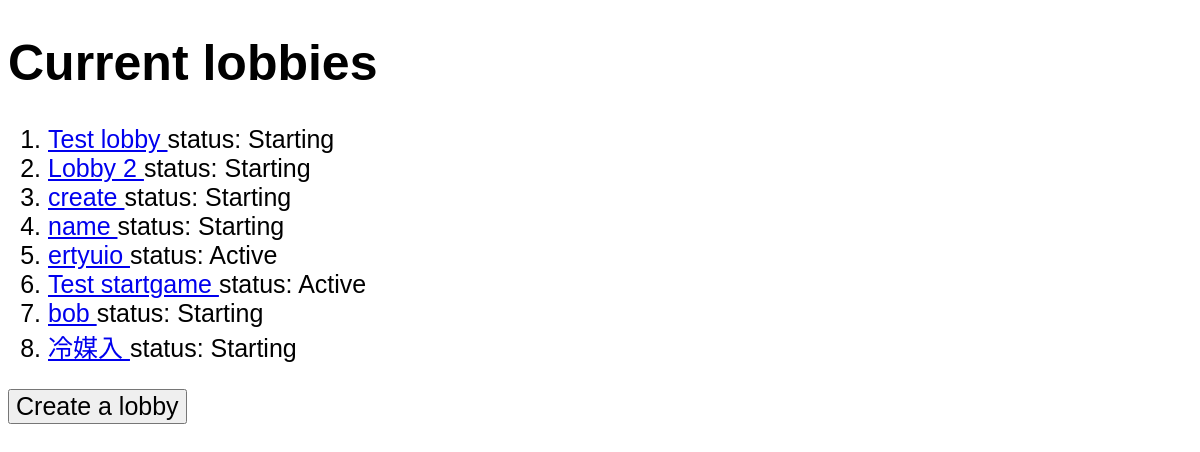
/lobby/, run on an earlier commit of the app's database.
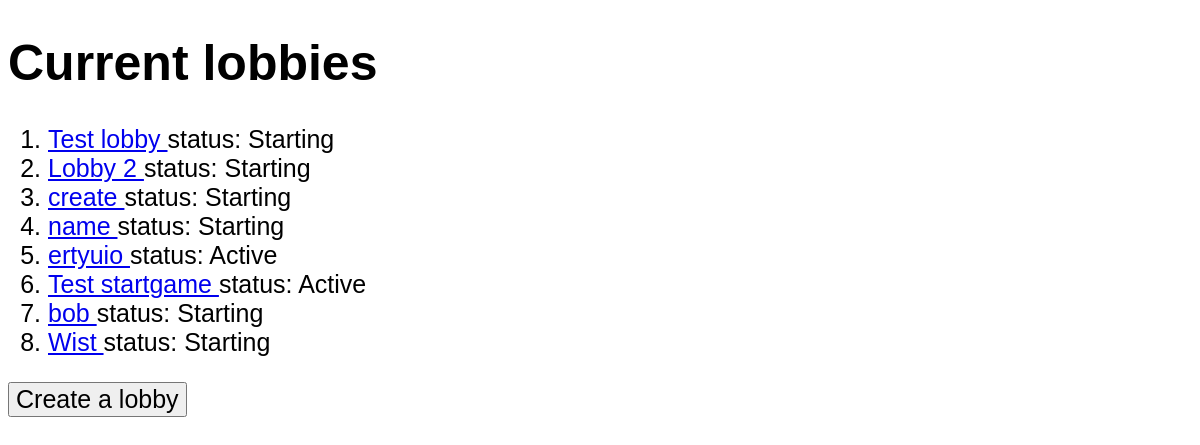
And on a later commit of the database.
### lobby/models.py (models this page shows, shortened)
class Lobby(models.Model):
    name = models.CharField(max_length=255)
    max_players = models.IntegerField(default=0)
    players = models.ManyToManyField(User, default=None, blank=True)
    game_status = models.IntegerField(choices=GAME_STATUS)
    game_admin = models.ForeignKey(User, on_delete=models.CASCADE, related_name='game_admin')

### lobby/views.py (the view)
# urls.py: path('lobby/', MainLobbyView.as_view(), name='mainlobby'),
class MainLobbyView(View):
    def get(self, request):
        lobbies = Lobby.objects.all()
        return render(request, 'lobby/main.html', {'lobbies': lobbies})

### templates/lobby/main.html (shortened to what this page needs)
<!DOCTYPE html>
<html lang="en">
<head>
</head>
<body>
    <h1>Current lobbies</h1>
<ol>
    {% for l in lobbies %}
        <li><a href="/lobby/{{ l.id }}/">{{ l.name }} </a> status: {{ l.get_game_status_display }}</li>
    {% endfor %}
</ol>
    <a class="fonts" href="/lobby/CreateLobby/"><button class="fonts">Create a lobby</button></a>
</body>
</html>

What changed in the data, as far as the page shows it:
changed Lobby: name "冷媒入" → "Wist"
